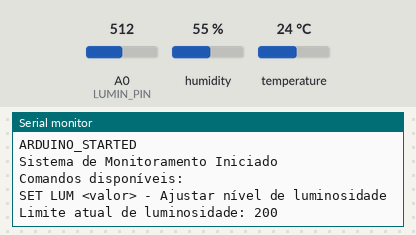
Recording of a sketch running on a simulated Arduino Uno, built with avr-gcc and run on an emulated ATmega328P. Parts: the last lines printed to the serial monitor. Inputs (shaded band) come from the test bench; at power-on: A0 (LUMIN_PIN) = 512, humidity 55 %, temperature 24 °C.

Above: at 1.3 s.
1.4 s: A0 (LUMIN_PIN) set to 209
At 2.7 s:
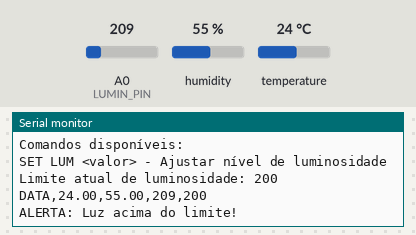
3.6 s: A0 (LUMIN_PIN) set to 186
At 5.2 s:
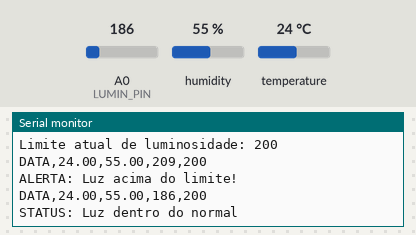

The sketch:

CodigoArduino.ino
```cpp
// DHT.h biblioteca para funcionamento do DHT11 - Library used on Arduino IDE:https://github.com/adafruit/DHT-sensor-library
#include <DHT.h>

#define DHTPIN 2
#define DHTTYPE DHT11
#define LUMIN_PIN A0

DHT dht(DHTPIN, DHTTYPE);

int limiteLuminosidade = 200;
bool novaConfiguracao = false;

void setup() {
  Serial.begin(9600);
  while (!Serial);
  dht.begin();
  Serial.println("ARDUINO_STARTED");  // Identificador de inicialização
  Serial.println("\nSistema de Monitoramento Iniciado\n");
  Serial.println("Comandos disponíveis:");
  Serial.println("SET LUM <valor> - Ajustar nível de luminosidade");
  Serial.print("Limite atual de luminosidade: ");
  Serial.println(limiteLuminosidade);
}

void loop() {
  verificarComandos();

  if (novaConfiguracao) {
    Serial.print("CONFIG_LUM:");  // Envia nova configuração confirmada
    Serial.println(limiteLuminosidade);
    novaConfiguracao = false;
  }

  delay(2000);

  float umidade = dht.readHumidity();
  float temperatura = dht.readTemperature();
  int luminosidade = analogRead(LUMIN_PIN);

  if (isnan(umidade) || isnan(temperatura)) {
    Serial.println("ERRO: Leitura do sensor DHT falhou!");
    return;
  }

  // Envia dados
  Serial.print("DATA,");
  Serial.print(temperatura);
  Serial.print(",");
  Serial.print(umidade);
  Serial.print(",");
  Serial.print(luminosidade);
  Serial.print(",");
  Serial.println(limiteLuminosidade);

  // Verificação de luminosidade
  if(luminosidade > limiteLuminosidade) {
    Serial.println("ALERTA: Luz acima do limite!");
  } else {
    Serial.println("STATUS: Luz dentro do normal");
  }
}

void verificarComandos() {
  if(Serial.available() > 0) {
    String comando = Serial.readStringUntil('\n');
    comando.trim();

    if(comando.startsWith("SET LUM")) {
      int novoValor = comando.substring(7).toInt();
      if(novoValor >= 0 && novoValor <= 1023) {
        limiteLuminosidade = novoValor;
        novaConfiguracao = true;
      } else {
        Serial.println("ERRO: Valor deve estar entre 0-1023");
      }
    }
    else {
      Serial.println("ERRO: Comando inválido");
    }
  }
}
```

Measured:
- the behaviour switches between 201 and 200 on A0 (LUMIN_PIN) (found by bisection; images 1 and 2)
- after the input at 1.4 s, the serial monitor: prints a new line after 0.73 s (image 1)
- after the input at 3.6 s, the serial monitor: prints a new line after 0.55 s (image 2)
